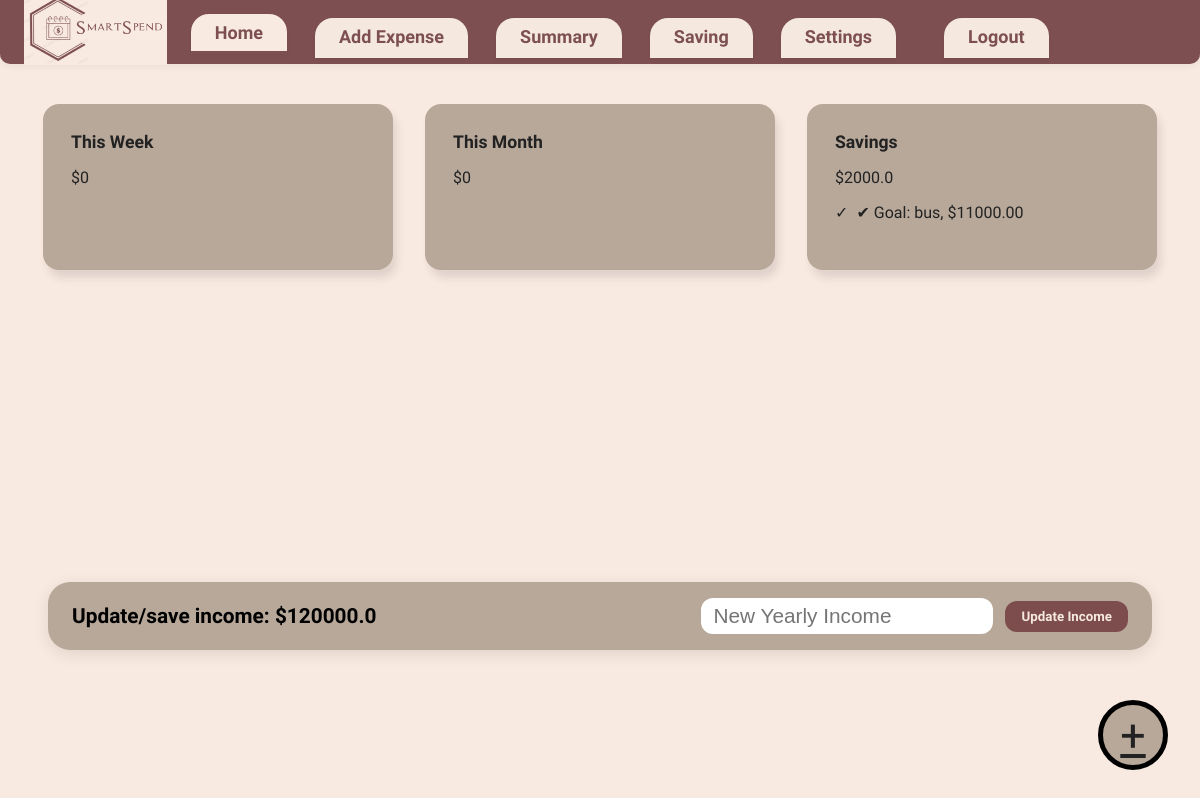
Page /home on the earlier database version.
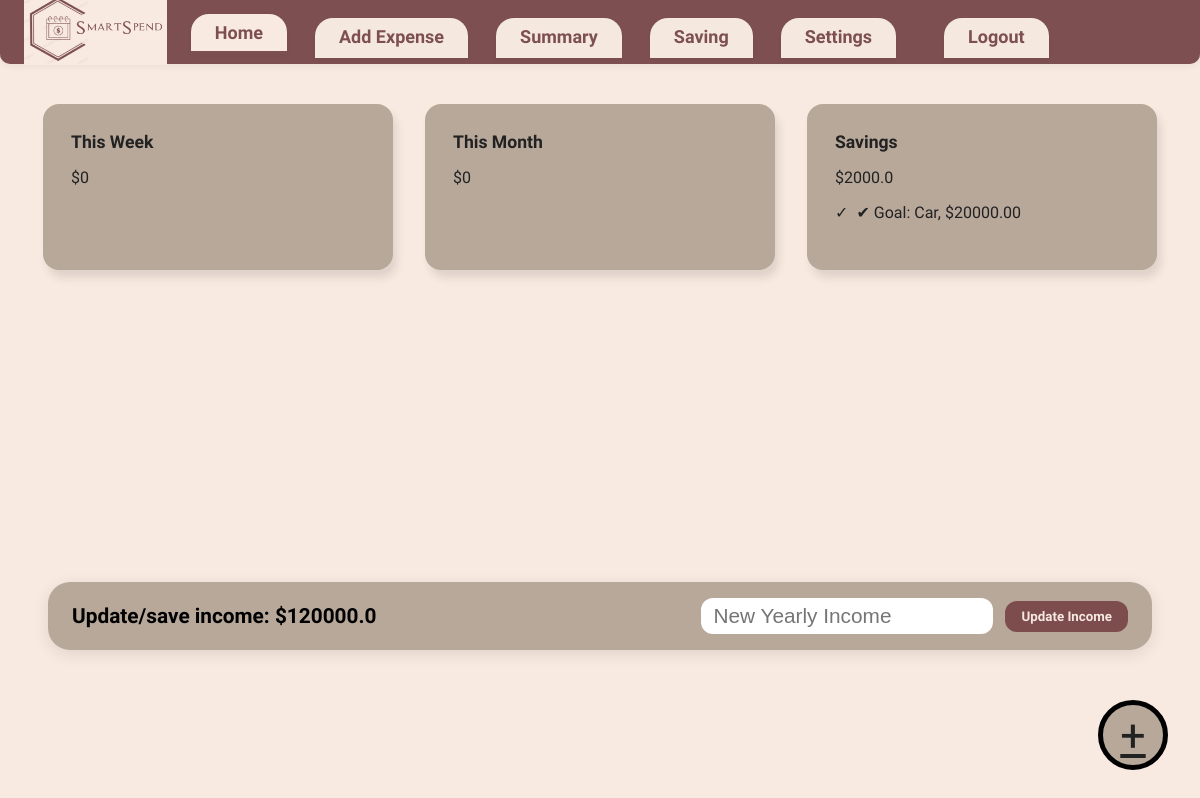
Same page on the later database version.
### tables this page shows
CREATE TABLE Goals (
                        id INTEGER PRIMARY KEY AUTOINCREMENT,
                        name TEXT,
                        target_amount REAL,
                        is_active BOOLEAN,
                        created_at TEXT,
                        updated_at TEXT
                    );

### app.py (the view)
@app.route('/home')
def home():
    conn = sqlite3.connect(DB_NAME)
    c = conn.cursor()
    c.execute('SELECT yearly FROM Income ORDER BY id DESC LIMIT 1')
    result = c.fetchone()
    yearly = result[0] if result else None
    monthly = round(yearly / 12, 2) if yearly else None
    weekly = round(yearly / 52, 2) if yearly else None
    c.execute('SELECT SUM(amount) FROM Expenses WHERE date >= date("now", "-7 day") AND category != "saving"')
    total_week = c.fetchone()[0] or 0
    c.execute('SELECT SUM(amount) FROM Expenses WHERE strftime("%Y-%m", date) = strftime("%Y-%m", "now") AND category != "saving"')
    total_month = c.fetchone()[0] or 0
    c.execute('SELECT SUM(amount) FROM Expenses WHERE category = "saving"')
    total_saved = c.fetchone()[0] or 0
    c.execute('SELECT category, SUM(amount) FROM Expenses WHERE date >= date("now", "-7 day") AND category != "saving" GROUP BY category')
    week_category_summary = c.fetchall()
    c.execute('SELECT category, SUM(amount) FROM Expenses WHERE strftime("%Y-%m", date) = strftime("%Y-%m", "now") AND category != "saving" GROUP BY category')
    month_category_summary = c.fetchall()
    c.execute('SELECT name, target_amount FROM Goals WHERE is_active = 1 LIMIT 1')
    active_goal = c.fetchone()
    active_goal_name = active_goal[0] if active_goal else None
    active_goal_target = active_goal[1] if active_goal else None
    conn.close()
    return render_template('home.html', yearly=yearly, monthly=monthly, weekly=weekly,
                           total_week=total_week, total_month=total_month, total_saved=total_saved,
                           week_category_summary=week_category_summary,
                           month_category_summary=month_category_summary,
                           active_goal_name=active_goal_name,
                           active_goal_target=active_goal_target)

### templates/home.html (shortened to what this page needs)
<!DOCTYPE html>
<html lang="en">
<head>
  <link rel="stylesheet" href="{{ url_for('static', filename='home.css') }}">
</head>
<body>
    <header class="navbar">
        <img src="{{ url_for('static', filename='logo.png') }}" alt="SmartSpend Logo" class="nav-logo">
    <nav>
        <a href="/home" class="active">Home</a>
        <a href="/add" >Add Expense</a>
        <a href="/summary">Summary</a>
        <a href="/saving">Saving</a>
        <a href="/settings">Settings</a>
        <a href="/logout" style="float: right; margin-left: 20px;">Logout</a>
    </nav>
    </header>
    <main>
    <div class="dashboard">
      <section class="card">
        <h2>This Week</h2>
        <p>${{ total_week }}</p>
      </section>
      <section class="card">
        <h2>This Month</h2>
        <p>${{ total_month }}</p>
      </section>
      <section class="card">
        <h2>Savings</h2>
        <p>${{ total_saved }}</p>
        {% if active_goal_name and active_goal_target %}
        <ul class="category-summary">
          <li>✔ Goal: {{ active_goal_name }}, ${{ "%.2f"|format(active_goal_target) }}</li>
        </ul>
        {% endif %}
    {% if yearly %}
    <section class="update-bar income-summary">
      <div>
        Update/save income: ${{ yearly }}
      </div>
      <form action="/update-income" method="POST" style="display: flex; gap: 12px; align-items: center;">
        <input type="number" name="income" placeholder="New Yearly Income" required style="font-size: 1em; padding: 6px 12px; border-radius: 12px; border: none;">
        <button type="submit" style="font-family: 'Baloo Bhai', cursive; font-weight: 700; background: #7d4c4c; color: #f5e9df; border: none; border-radius: 12px; padding: 8px 16px; cursor: pointer;">Update Income</button>
      </form>
    </section>
    {% endif %}
    <a href="/add" class="floating-btn">+</a>
  </main>
</body>
</html>

Differences in the rows shown:
changed Goals: name "bus" → "Car"; target_amount "11000.00" → "20000.00"
